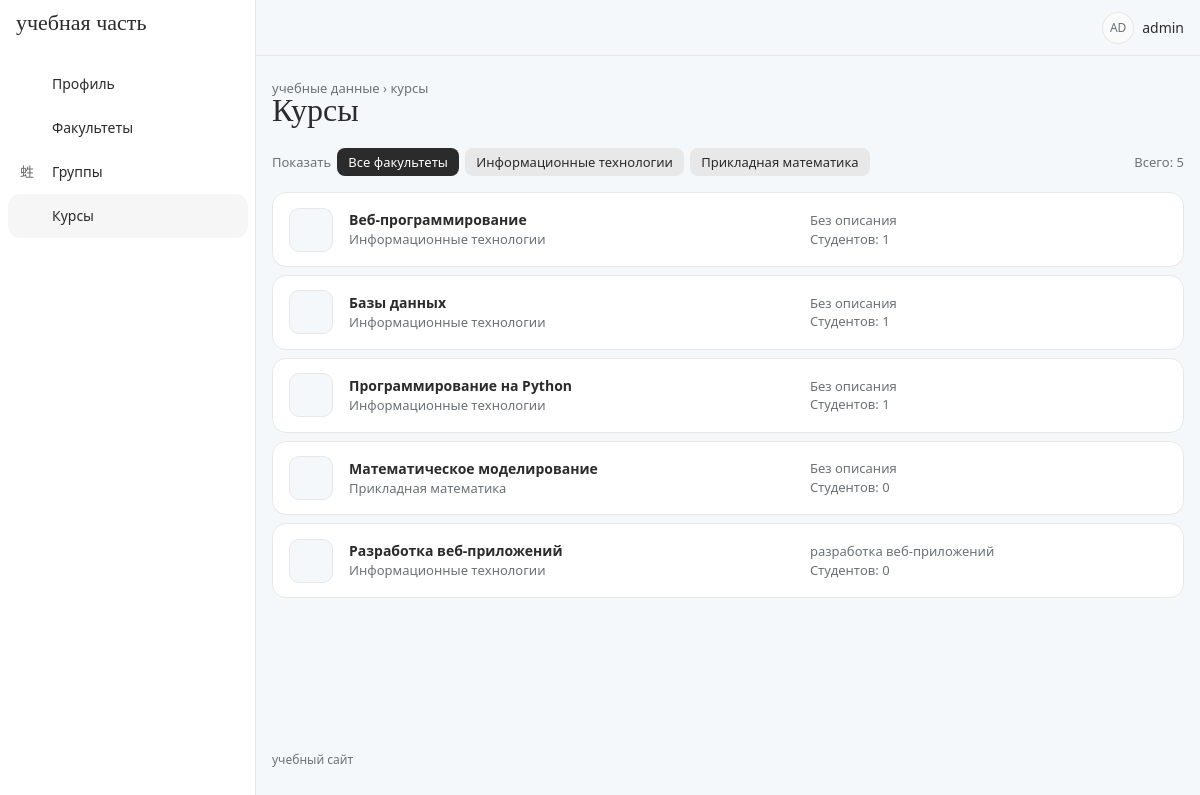
The app's page /courses/ (signed in) with its own data.
### accounts/models.py (models this page shows, shortened)
class Department(models.Model):
    name = models.CharField(max_length=200)

class Course(models.Model):
    title = models.CharField(max_length=200)
    description = models.TextField(blank=True)
    department = models.ForeignKey(
        Department,
        on_delete=models.CASCADE,
        related_name='courses'
    )

### accounts/views.py (the view)
# urls.py: path('courses/', views.course_list, name='course_list'),
@login_required
def course_list(request):
    courses = Course.objects.select_related(
        'department'
    )
    department_id = request.GET.get('department', '')
    current_department = int(department_id) if department_id.isdigit() else None
    if current_department:
        courses = courses.filter(department_id=current_department)
    return render(
        request,
        'course_list.html',
        {
            'courses': courses,
            'departments': Department.objects.all(),
            'current_department': current_department,
            'is_methodist': is_methodist(
                request.user
            ),
        }
    )

### accounts/views.py (called while the page is built)
def is_methodist(user):
    return user.groups.filter(
        name='Методист'
    ).exists()

### templates/course_list.html (shortened to what this page needs)
{% extends 'base.html' %}
{% block pretitle %}<span class="crumbs"><a href="/profile/">учебные данные</a> › курсы</span>{% endblock %}
{% block page_title %}Курсы{% endblock %}
{% block content %}
<div class="filter-bar">
    <span class="text-secondary">Показать</span>
    <a href="?" class="filter-chip {% if not current_department %}active{% endif %}">Все факультеты</a>
    {% for department in departments %}
        <a href="?department={{ department.id }}" class="filter-chip {% if current_department == department.id %}active{% endif %}">{{ department.name }}</a>
    {% endfor %}
    <span class="filter-right text-secondary">Всего: {{ courses|length }}</span>
</div>
{% for course in courses %}
    <div class="list-row">
        <div class="list-row-icon"><i class="ti ti-book"></i></div>
        <div class="list-row-main">
            <div class="fw-bold">{{ course.title }}</div>
            <div class="list-row-sub">{{ course.department.name }}</div>
        </div>
        <div class="list-row-meta list-row-sub d-none d-md-block">
            <div>{{ course.description|default:"Без описания"|truncatechars:60 }}</div>
            <div>Студентов: {{ course.students.count }}</div>
        </div>
    </div>
{% endfor %}
{% endblock %}

### templates/base.html (shortened to what this page needs)
{% load static %}
<!DOCTYPE html>
<html lang="ru" data-bs-theme="light" data-bs-navbar-position="vertical">
<head>
    <link rel="stylesheet" href="{% static 'core/dist/css/tabler.min.css' %}">
    <link rel="stylesheet" href="{% static 'vendor/tabler-icons/tabler-icons.min.css' %}">
    <link rel="stylesheet" href="{% static 'css/theme.css' %}?=v3">
    <link rel="stylesheet" href="{% static 'css/style.css' %}?=v3">
</head>
<body>
<div class="page">
    <aside class="navbar navbar-vertical navbar-expand-lg">
        <div class="container-fluid">
            <a href="/profile/" class="navbar-brand text-reset">учебная часть</a>
            <div class="collapse navbar-collapse" id="sidebar-menu">
                <ul class="navbar-nav pt-lg-3">
                    <li class="nav-item {% if request.path == '/profile/' %}active{% endif %}">
                        <a class="nav-link" href="/profile/">
                            <span class="nav-link-icon"><i class="ti ti-user-circle"></i></span>
                            <span class="nav-link-title">Профиль</span>
                        </a>
                    </li>
                    <li class="nav-item {% if '/departments/' in request.path %}active{% endif %}">
                        <a class="nav-link" href="/departments/">
                            <span class="nav-link-icon"><i class="ti ti-building"></i></span>
                            <span class="nav-link-title">Факультеты</span>
                        </a>
                    </li>
                    <li class="nav-item {% if '/groups/' in request.path %}active{% endif %}">
                        <a class="nav-link" href="/groups/">
                            <span class="nav-link-icon"><i class="ti ti-users-group"></i></span>
                            <span class="nav-link-title">Группы</span>
                        </a>
                    </li>
                    <li class="nav-item {% if '/courses/' in request.path %}active{% endif %}">
                        <a class="nav-link" href="/courses/">
                            <span class="nav-link-icon"><i class="ti ti-book"></i></span>
                            <span class="nav-link-title">Курсы</span>
                        </a>
                    </li>
                </ul>
            </div>
        </div>
    </aside>
    <header class="navbar navbar-expand-md d-none d-lg-flex">
        <div class="container-xl">
            <div class="navbar-nav flex-row ms-auto align-items-center">
                <a href="?theme=dark" class="nav-link hide-theme-dark" title="Тёмная тема">
                    <i class="ti ti-moon fs-2 header-icon"></i>
                </a>
                {% if user.is_authenticated %}
                <div class="nav-item dropdown ms-3">
                    <a href="#" class="nav-link d-flex align-items-center gap-2 p-0" data-bs-toggle="dropdown">
                        <span class="avatar avatar-sm">{{ user.username|slice:":2"|upper }}</span>
                        <span>{{ user.username }}</span>
                    </a>
                </div>
                {% endif %}
            </div>
        </div>
    </header>
    <div class="page-wrapper">
        <div class="page-header">
            <div class="container-xl">
                <div class="row g-2 align-items-center">
                    <div class="col">
                        <div class="page-pretitle">{% block pretitle %}учебные данные{% endblock %}</div>
                        <h2 class="page-title">{% block page_title %}{% endblock %}</h2>
                    </div>
                </div>
            </div>
        </div>
        <div class="page-body">
            <div class="container-xl">
                {% block content %}{% endblock %}
            </div>
        </div>
        <footer class="footer footer-transparent">
            <div class="container-xl text-secondary">учебный сайт</div>
        </footer>
    </div>
</div>
</body>
</html>

### static/css/theme.css (style rules this page uses)
:root { --app-ice: #f5f8fa; --app-sky: #7eb5d6; --app-cloud: #e8e8e8; --app-charcoal: #2b2b2b; --app-ink: light-dark(#2b2b2b, #e8e8e8); --tblr-font-sans-serif: system-ui, 'Segoe UI', Roboto, Arial, sans-serif; --tblr-primary: #2b2b2b; --tblr-primary-rgb: 43, 43, 43; --tblr-body-bg: light-dark(#f5f8fa, #1f2225); --tblr-bg-surface: light-dark(#ffffff, #2b2b2b); --tblr-body-color: light-dark(#2b2b2b, #e8e8e8); --tblr-secondary: light-dark(#6b7176, #a7adb2); --tblr-border-color: light-dark(#e8e8e8, #3a3e42); --tblr-border-color-translucent: light-dark(#e8e8e8, #3a3e42); --tblr-border-radius: 12px; --tblr-border-radius-lg: 20px; }
h1, h2, h3, .page-title, .card-title, .empty-title, .navbar-brand { font-family: Georgia, 'Times New Roman', serif; font-weight: 500; }
.page-title { font-size: 2rem; }
.page-pretitle { text-transform: lowercase; letter-spacing: 0; font-size: .8125rem; }
.navbar-brand { font-size: 1.375rem; text-transform: lowercase; }
.navbar-vertical .nav-link { border-radius: 999px; }
.navbar-vertical .nav-item.active > .nav-link { background: color-mix(in srgb, var(--app-sky) 30%, transparent); }
.page > header.navbar { background: transparent; border-bottom: 0; }
.crumbs a { color: var(--tblr-secondary); }
.filter-bar { display: flex; flex-wrap: wrap; align-items: center; gap: .375rem; margin-bottom: 1rem; font-size: .8125rem; }
.filter-chip { padding: .3rem .7rem; border-radius: 8px; background: light-dark(var(--app-cloud), #3a3e42); color: var(--app-ink); }
.filter-chip.active { background: var(--app-ink); color: light-dark(#ffffff, var(--app-charcoal)); }
.filter-right { margin-left: auto; }
.list-row { display: flex; align-items: center; gap: 1rem; margin-bottom: .5rem; padding: .9rem 1rem; background: var(--tblr-bg-surface); border: 1px solid var(--tblr-border-color); border-radius: 14px; }
.list-row-icon { flex: none; width: 44px; height: 44px; display: grid; place-items: center; border-radius: 10px; background: var(--tblr-body-bg); border: 1px solid var(--tblr-border-color); font-size: 1.25rem; }
.list-row-main { flex: 1 1 40%; min-width: 0; }
.list-row-meta { flex: 1 1 30%; }
.list-row-sub { color: var(--tblr-secondary); font-size: .8125rem; }

### static/css/style.css (style rules this page uses)
.header-icon { color: var(--app-sky); }
.footer { font-size: .75rem; text-transform: lowercase; }

### records on screen
Department: name "Информационные технологии"
Department: name "Прикладная математика"
Course: title "Веб-программирование", department.name "Информационные технологии", description "Без описания", students.count "1"
Course: title "Базы данных", department.name "Информационные технологии", description "Без описания", students.count "1"
Course: title "Программирование на Python", department.name "Информационные технологии", description "Без описания", students.count "1"
Course: title "Математическое моделирование", department.name "Прикладная математика", description "Без описания", students.count "0"
Course: title "Разработка веб-приложений", department.name "Информационные технологии", description "разработка веб-приложений", students.count "0"

### other values on screen
{{ user.username|slice:":2"|upper }} "AD"
{{ user.username }} "admin"
{{ courses|length }} "5"
